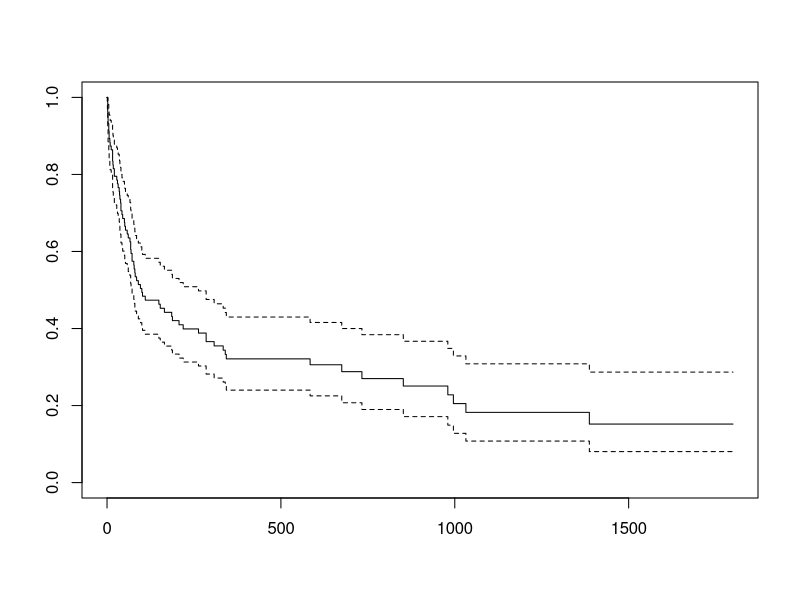
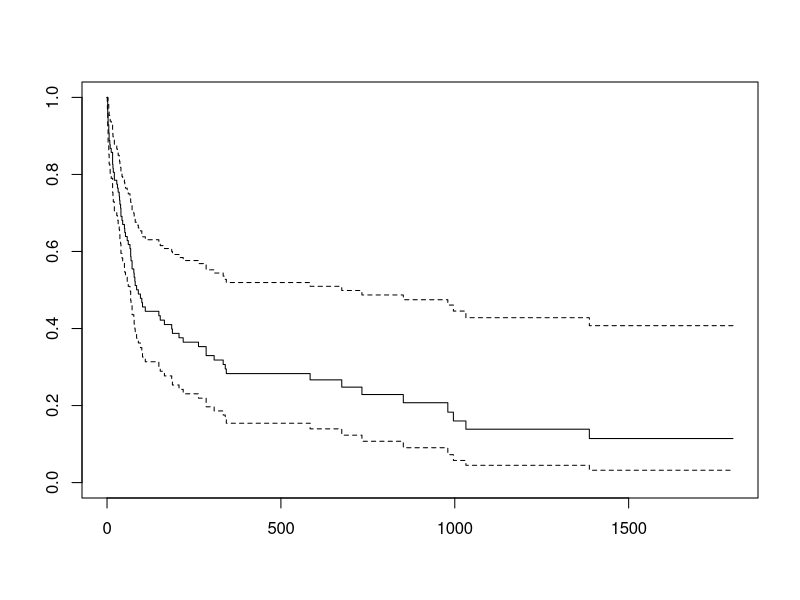

Generate these figures, in order, with R:
## ---- chunk 1
# Load the "survival" package
if(!require(survival)){
  install.packages("survival")
  library(survival)
}
## ---- chunk 2
# heart.csv data (These data come from the Stanford Heart Transplantation Program)
#
# The goal is to estimate the survival of patients from the data and understand the effect that other explanatory variables may have
# (on whether transplantation helps). Note that in some cases the appropriate heart for transplant might note be available, and patients
# need to wait for it. This study was conducted in April 1, 1974. The survival time is censored if the patient drops out of program
# (no follow up information) or the patient is alive at the time if the end of the study.
#
# We start by reading the "heart.csv" file
heart <- read.csv("wk11b-heart.csv")
str(heart)
# 172 observations for 7 variables:
# start, stop: entry and exit times for this time interval (in days)
# event: 1 = dead, 0 = alive
# age: age at the start of the programme
# surgery: prior bypass surgery (1 = yes, 0 = no)
# transplant: received transplant (1 = yes, 0 = no)
# id: patient ID
#
unique(heart$id) # so we have a total of 103 patients
#
# Let's take a look at some specific patients:
subset(heart,id==1)   # Patient 1 died at the age of 31 without going through a transplant
subset(heart,id==4)   # Patient 4 waited 36 days for a transplant. He/she then died after 3 days.
subset(heart,id==25)  # Patient 25 was alive at the end of the programme.
subset(heart,id==102) # patient 102 dropped the program after 11 days
## ---- chunk 3
######## Kaplan-Meier estimator

# Let's check the "survfit" and "Surv" functions
?Surv    # Create a survival object, usually used as a response variable in a model formula.
?survfit # Create survival curves

# Estimate the survival function and store it in the variable "km"
km <- survfit(Surv(start,stop,event)~1,data=heart)
summary(km,censored=TRUE) # summary of the model, with patients' survival probability 

# plot the Kaplan-Meier curve along with 95% confidence interval
plot(km) 

# let's take a detailed look at the results
subset(heart,stop==1)
subset(heart,stop==2)
## ---- chunk 4
######## Cox proportional hazard model

# We now fit a Cox proportional hazard model, where the age, 
# surgery and transplantvariables are used to explain the hazard rate.

# Check "coxph" function
?coxph

# Modelling
cox <- coxph(Surv(start,stop,event)~age+surgery+transplant, data=heart)
summary(cox)
## ---- chunk 5
# Visual analysis
plot(survfit(cox))
summary(survfit(cox))
